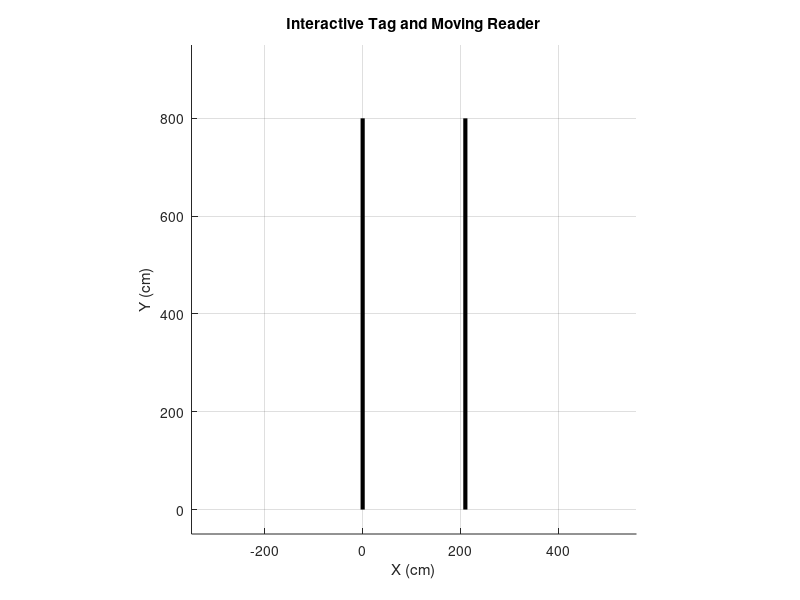

Recreate this plot in MATLAB. (Note: this script raises an error after producing the figure.)
clc
clear all
close all

% Parameters for Lines
lineWidth = 3;  % Thickness of the lines

% Line 1: (0,0) -> (0,240)
x1 = [0, 0];
y1 = [0, 800];

% Line 2: (210,0) -> (210,240)
x2 = [210, 210];
y2 = [0, 800];

% Circle Locations
circlesLine1 = [0, 0; 0, 120; 0, 240; 0, 360;0, 480; -20, 600; 0, 765];       % (x, y) positions for Line 1
circlesLine2 = [210, 60; 210, 180; 210, 300; 210, 420; 210, 540; 210, 660; 210, 780];          % (x, y) positions for Line 2
circleRadius = 11;                          % Radius of the circles (cm)

% Initialize Figure
figure(1);
hold on;
grid on;
axis equal;
xlabel('X (cm)');
ylabel('Y (cm)');
title('Interactive Tag and Moving Reader');
xlim([-350, 560]);
ylim([-50, 950]);

% Plot Thick Lines
plot(x1, y1, 'black', 'LineWidth', lineWidth);
plot(x2, y2, 'black', 'LineWidth', lineWidth);

% Initialize Circles
hCirclesLine1 = gobjects(1, size(circlesLine1, 1));
hCirclesLine2 = gobjects(1, size(circlesLine2, 1));

% Plot Circles on Line 1
for i = 1:size(circlesLine1, 1)
    hCirclesLine1(i) = rectangle('Position', ...
        [circlesLine1(i, 1) - circleRadius, circlesLine1(i, 2) - circleRadius, 2 * circleRadius, 2 * circleRadius], ...
        'Curvature', [1, 1], 'FaceColor', '#808080');
end

% Plot Circles on Line 2
for i = 1:size(circlesLine2, 1)
    hCirclesLine2(i) = rectangle('Position', ...
        [circlesLine2(i, 1) - circleRadius, circlesLine2(i, 2) - circleRadius, 2 * circleRadius, 2 * circleRadius], ...
        'Curvature', [1, 1], 'FaceColor', '#808080');
end

% Initialize Moving Object (Red Circle)
hMovingObject = plot(0, 0, 'ro', 'MarkerSize', 10, 'MarkerFaceColor', 'r');
currentPos = [0, 100]; % Starting position of the red dot

%RaspberryPi Configuration
rpi = raspi('piRFID.local', 'pi', 'raspberry');
serialPort = '/dev/ttyACM0';
baudRate = 115200;
serialObj = serialdev(rpi, serialPort, baudRate);
serialObj.Timeout = 5;

userChar = input('Enter a character to send to the serial port: ', 's');

write(serialObj, userChar, 'char'); % Sends the user-entered character

buffer = '';
P(1:3,1:10)=0;
S(1:10)=0;
smooth_win=5;
triX(1:smooth_win)=0;
triY(1:smooth_win)=0;

disp('Reading USB serial data line by line...');
preTagL=1;
preTagR=1;
flag=0;
k=1;
smoothX=0;
smoothY=0;
Nsol1(1,1)=0;
Nsol1(2,1)=0;
oldPos=[0 0];
posCh=100;

while true
    try
        % 100 bytes at a time)
        chunkSize = 200;
        data = read(serialObj, chunkSize, 'uint8');

        buffer = [buffer, data];

        lines = split(buffer, newline);



        for i = 1:10
            flag=1;
            %disp(lines{1});
            values = split(lines{i}, ',');
            if numel(values) == 4
                if values{1}(1) == "L"
                    tx=circlesLine1(str2double(values{1}(2)),1);

                    ty=circlesLine1(str2double(values{1}(2)),2);
                elseif values{1}(1) == "R"
                    tx=circlesLine2(str2double(values{1}(2)),1);

                    ty=circlesLine2(str2double(values{1}(2)),2);
                end
                %                 tx = str2double(values{2});
                %                 ty = str2double(values{3});
                trssi = str2double(values{4});
                tdis = 0.6064*exp(-0.0915*trssi);

                P(1,i)=tx;
                P(2,i)=ty;
                P(3,i)=0;
                S(i)=tdis;

                %                 fprintf('Parsed Values: ');
                %                 disp([P(:,i)',S(i)]);

                W = diag(ones(1,length(S)));

                if trssi>-59&&length(S)>=3
                    %                     clear N1;
                    %                     clear N2;
                    [N1, N2] = Trilateration(P,S,W);
                    fprintf('\nDirect:');
                    Nsol1 = N1(2:4,1);
                    disp(Nsol1')

                    %Animate Red Dot
                    targetPos = [Nsol1(1,1), Nsol1(2,1)];
                    delPos=targetPos-oldPos;
                    if (-posCh<delPos(1)&&delPos(1)<posCh&&-posCh<delPos(2)&&delPos(1)<posCh&&i>=5)
                        set(hMovingObject, 'XData', targetPos(1), 'YData', targetPos(2));

                    end
                    oldPos=targetPos;



                    smoothX=smooth(triX);
                    smoothY=smooth(triY);
                end



                %                 if(flag>=50)
                %                     Nmat0 = RecTrilateration(P,S,W);
                %                     Nmat = Nmat0(:,1:5);
                %                     fprintf('\n Recursive solutions \n');
                %                     disp(Nmat(2:4,:))
                %                 end

                %Vizualize
                % Check Line 1 Circles
                set(hCirclesLine1(preTagL), 'FaceColor', '#808080'); % Revert to gray
                if values{1}(1) == "L"
                    preTagL=str2double(values{1}(2));
                    set(hCirclesLine1(preTagL), 'FaceColor', 'green'); % Change to green

                end

                % Check Line 2 Circles
                set(hCirclesLine2(preTagR), 'FaceColor', '#808080'); % Revert to gray
                if values{1}(1) == "R"
                    preTagR=str2double(values{1}(2));
                    set(hCirclesLine2(preTagR), 'FaceColor', 'green'); % Change to green
                end


            end
        end

        buffer = lines{end};

    catch ME
        disp('Error reading USB data:');
        disp(ME.message);
        break;
    end
end

% Cleanup
clear serialObj;
disp('USB serial communication ended.');